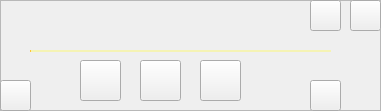
<?xml version="1.0" encoding="UTF-8"?>
<ui version="4.0">
 <class>Widget</class>
 <widget class="QWidget" name="Widget">
  <property name="geometry">
   <rect>
    <x>0</x>
    <y>0</y>
    <width>381</width>
    <height>111</height>
   </rect>
  </property>
  <property name="minimumSize">
   <size>
    <width>381</width>
    <height>111</height>
   </size>
  </property>
  <property name="maximumSize">
   <size>
    <width>381</width>
    <height>111</height>
   </size>
  </property>
  <property name="windowTitle">
   <string>Widget</string>
  </property>
  <property name="styleSheet">
   <string notr="true">border-image: url(:/img.qrc);</string>
  </property>
  <widget class="QFrame" name="frame">
   <property name="geometry">
    <rect>
     <x>0</x>
     <y>0</y>
     <width>381</width>
     <height>111</height>
    </rect>
   </property>
   <property name="minimumSize">
    <size>
     <width>381</width>
     <height>111</height>
    </size>
   </property>
   <property name="maximumSize">
    <size>
     <width>381</width>
     <height>111</height>
    </size>
   </property>
   <property name="styleSheet">
    <string notr="true">background-image: url(:/image/background/bg4.jpg);</string>
   </property>
   <property name="frameShape">
    <enum>QFrame::StyledPanel</enum>
   </property>
   <property name="frameShadow">
    <enum>QFrame::Raised</enum>
   </property>
   <widget class="QPushButton" name="btnPre">
    <property name="geometry">
     <rect>
      <x>80</x>
      <y>60</y>
      <width>41</width>
      <height>41</height>
     </rect>
    </property>
    <property name="styleSheet">
     <string notr="true">image: url(:/image/下一首(底部).png);</string>
    </property>
    <property name="text">
     <string/>
    </property>
   </widget>
   <widget class="QPushButton" name="btnPlay">
    <property name="geometry">
     <rect>
      <x>140</x>
      <y>60</y>
      <width>41</width>
      <height>41</height>
     </rect>
    </property>
    <property name="styleSheet">
     <string notr="true">image: url(:/image/bf13.png);</string>
    </property>
    <property name="text">
     <string/>
    </property>
   </widget>
   <widget class="QPushButton" name="btnNext">
    <property name="geometry">
     <rect>
      <x>200</x>
      <y>60</y>
      <width>41</width>
      <height>41</height>
     </rect>
    </property>
    <property name="styleSheet">
     <string notr="true">image: url(:/image/下一首(底部) (1).png);</string>
    </property>
    <property name="text">
     <string/>
    </property>
   </widget>
   <widget class="QPushButton" name="btnMin">
    <property name="geometry">
     <rect>
      <x>310</x>
      <y>0</y>
      <width>31</width>
      <height>31</height>
     </rect>
    </property>
    <property name="styleSheet">
     <string notr="true">image: url(:/image/最小化 (1).png);</string>
    </property>
    <property name="text">
     <string/>
    </property>
   </widget>
   <widget class="QPushButton" name="btnClose">
    <property name="geometry">
     <rect>
      <x>350</x>
      <y>0</y>
      <width>31</width>
      <height>31</height>
     </rect>
    </property>
    <property name="styleSheet">
     <string notr="true">image: url(:/image/叉号.png);</string>
    </property>
    <property name="text">
     <string/>
    </property>
   </widget>
   <widget class="QPushButton" name="btnOpenFile">
    <property name="geometry">
     <rect>
      <x>0</x>
      <y>80</y>
      <width>31</width>
      <height>31</height>
     </rect>
    </property>
    <property name="styleSheet">
     <string notr="true">image: url(:/image/music_32px_1125557_easyicon.net.png);</string>
    </property>
    <property name="text">
     <string/>
    </property>
   </widget>
   <widget class="TextTicker" name="label_1">
    <property name="geometry">
     <rect>
      <x>10</x>
      <y>10</y>
      <width>281</width>
      <height>31</height>
     </rect>
    </property>
    <property name="styleSheet">
     <string notr="true">font: 15pt &quot;楷体&quot;;
color: rgb(37, 161, 255);</string>
    </property>
    <property name="text">
     <string/>
    </property>
   </widget>
   <widget class="QPushButton" name="btn_playBackMode">
    <property name="geometry">
     <rect>
      <x>310</x>
      <y>80</y>
      <width>31</width>
      <height>31</height>
     </rect>
    </property>
    <property name="styleSheet">
     <string notr="true">image: url(:/image/image/loop-list.png);</string>
    </property>
    <property name="text">
     <string/>
    </property>
   </widget>
   <widget class="QSlider" name="sliderPosition">
    <property name="geometry">
     <rect>
      <x>30</x>
      <y>40</y>
      <width>301</width>
      <height>22</height>
     </rect>
    </property>
    <property name="styleSheet">
     <string notr="true">
    QSlider::add-page:Horizontal
     {     
background-color: rgba(255, 250, 89,100);
        height:2px;  
     } 
     QSlider::sub-page:Horizontal   
    {  
background-color: rgb(255, 195, 55);
        height:2px;
     }
    QSlider::groove:Horizontal   
    { 
        background:transparent; 
        height:2px;
    }  
    QSlider::handle:Horizontal  
    { 
        height:2px; 
        width:14px; 
	
	border-image: url(:/image/圆形 (2).png);
  margin: -6 0px; 
    }
      </string>
    </property>
    <property name="orientation">
     <enum>Qt::Horizontal</enum>
    </property>
   </widget>
  </widget>
 </widget>
 <layoutdefault spacing="6" margin="11"/>
 <customwidgets>
  <customwidget>
   <class>TextTicker</class>
   <extends>QLabel</extends>
   <header>textticker.h</header>
  </customwidget>
 </customwidgets>
 <resources/>
 <connections/>
</ui>
